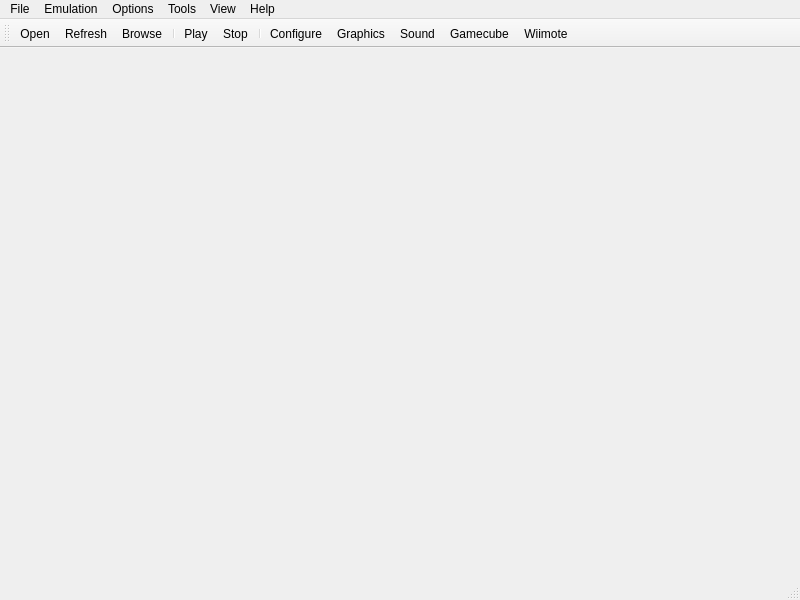
<?xml version="1.0" encoding="UTF-8"?>
<ui version="4.0">
 <class>MainWindow</class>
 <widget class="QMainWindow" name="MainWindow">
  <property name="geometry">
   <rect>
    <x>0</x>
    <y>0</y>
    <width>800</width>
    <height>600</height>
   </rect>
  </property>
  <property name="minimumSize">
   <size>
    <width>400</width>
    <height>300</height>
   </size>
  </property>
  <property name="windowTitle">
   <string>Dolphin</string>
  </property>
  <widget class="QWidget" name="centralwidget">
   <layout class="QVBoxLayout" name="centralLayout"/>
  </widget>
  <widget class="QMenuBar" name="menubar">
   <property name="geometry">
    <rect>
     <x>0</x>
     <y>0</y>
     <width>800</width>
     <height>21</height>
    </rect>
   </property>
   <widget class="QMenu" name="menuFile">
    <property name="title">
     <string>File</string>
    </property>
    <addaction name="actionOpen"/>
    <addaction name="actionAddFolder"/>
    <addaction name="separator"/>
    <addaction name="actionRefresh"/>
    <addaction name="separator"/>
    <addaction name="actionQuit"/>
   </widget>
   <widget class="QMenu" name="menuEmulation">
    <property name="title">
     <string>Emulation</string>
    </property>
    <addaction name="actionPlay"/>
    <addaction name="actionPause"/>
    <addaction name="actionStop"/>
    <addaction name="separator"/>
    <addaction name="actionFullscreen"/>
   </widget>
   <widget class="QMenu" name="menuOptions">
    <property name="title">
     <string>Options</string>
    </property>
    <addaction name="actionConfigure"/>
    <addaction name="separator"/>
    <addaction name="actionGraphics"/>
    <addaction name="actionSound"/>
    <addaction name="actionWiimote"/>
    <addaction name="actionGamecube"/>
   </widget>
   <widget class="QMenu" name="menuTools">
    <property name="title">
     <string>Tools</string>
    </property>
   </widget>
   <widget class="QMenu" name="menuView">
    <property name="title">
     <string>View</string>
    </property>
    <addaction name="actionShowToolbar"/>
   </widget>
   <widget class="QMenu" name="menuHelp">
    <property name="title">
     <string>Help</string>
    </property>
    <addaction name="actionWebsite"/>
    <addaction name="actionDocumentation"/>
    <addaction name="actionDevelopment"/>
    <addaction name="separator"/>
    <addaction name="actionReportIssue"/>
    <addaction name="separator"/>
    <addaction name="actionAbout"/>
   </widget>
   <addaction name="menuFile"/>
   <addaction name="menuEmulation"/>
   <addaction name="menuOptions"/>
   <addaction name="menuTools"/>
   <addaction name="menuView"/>
   <addaction name="menuHelp"/>
  </widget>
  <widget class="QStatusBar" name="statusbar"/>
  <widget class="QToolBar" name="toolBar">
   <property name="windowTitle">
    <string>Main toolbar</string>
   </property>
   <property name="iconSize">
    <size>
     <width>32</width>
     <height>32</height>
    </size>
   </property>
   <property name="toolButtonStyle">
    <enum>Qt::ToolButtonTextUnderIcon</enum>
   </property>
   <attribute name="toolBarArea">
    <enum>TopToolBarArea</enum>
   </attribute>
   <attribute name="toolBarBreak">
    <bool>false</bool>
   </attribute>
   <addaction name="actionOpen"/>
   <addaction name="actionRefresh"/>
   <addaction name="actionAddFolder"/>
   <addaction name="separator"/>
   <addaction name="actionPlay"/>
   <addaction name="actionStop"/>
   <addaction name="separator"/>
   <addaction name="actionConfigure"/>
   <addaction name="actionGraphics"/>
   <addaction name="actionSound"/>
   <addaction name="actionGamecube"/>
   <addaction name="actionWiimote"/>
  </widget>
  <action name="actionOpen">
   <property name="text">
    <string>Open...</string>
   </property>
  </action>
  <action name="actionAddFolder">
   <property name="text">
    <string>Browse</string>
   </property>
  </action>
  <action name="actionRefresh">
   <property name="text">
    <string>Refresh</string>
   </property>
  </action>
  <action name="actionQuit">
   <property name="text">
    <string>Quit</string>
   </property>
  </action>
  <action name="actionPlay">
   <property name="text">
    <string>Play</string>
   </property>
  </action>
  <action name="actionStop">
   <property name="text">
    <string>Stop</string>
   </property>
  </action>
  <action name="actionFullscreen">
   <property name="checkable">
    <bool>true</bool>
   </property>
   <property name="text">
    <string>Fullscreen</string>
   </property>
  </action>
  <action name="actionConfigure">
   <property name="text">
    <string>Configure</string>
   </property>
  </action>
  <action name="actionGraphics">
   <property name="text">
    <string>Graphics</string>
   </property>
  </action>
  <action name="actionSound">
   <property name="text">
    <string>Sound</string>
   </property>
  </action>
  <action name="actionWiimote">
   <property name="text">
    <string>Wiimote</string>
   </property>
  </action>
  <action name="actionGamecube">
   <property name="text">
    <string>Gamecube</string>
   </property>
  </action>
  <action name="actionShowToolbar">
   <property name="checkable">
    <bool>true</bool>
   </property>
   <property name="text">
    <string>Show toolbar</string>
   </property>
  </action>
  <action name="actionWebsite">
   <property name="text">
    <string>Website</string>
   </property>
  </action>
  <action name="actionDocumentation">
   <property name="text">
    <string>Documentation</string>
   </property>
  </action>
  <action name="actionDevelopment">
   <property name="text">
    <string>Development</string>
   </property>
  </action>
  <action name="actionAbout">
   <property name="text">
    <string>About...</string>
   </property>
  </action>
  <action name="actionPause">
   <property name="text">
    <string>Pause</string>
   </property>
  </action>
  <action name="actionReportIssue">
   <property name="text">
    <string>Report issue...</string>
   </property>
  </action>
 </widget>
 <resources/>
 <connections/>
</ui>
